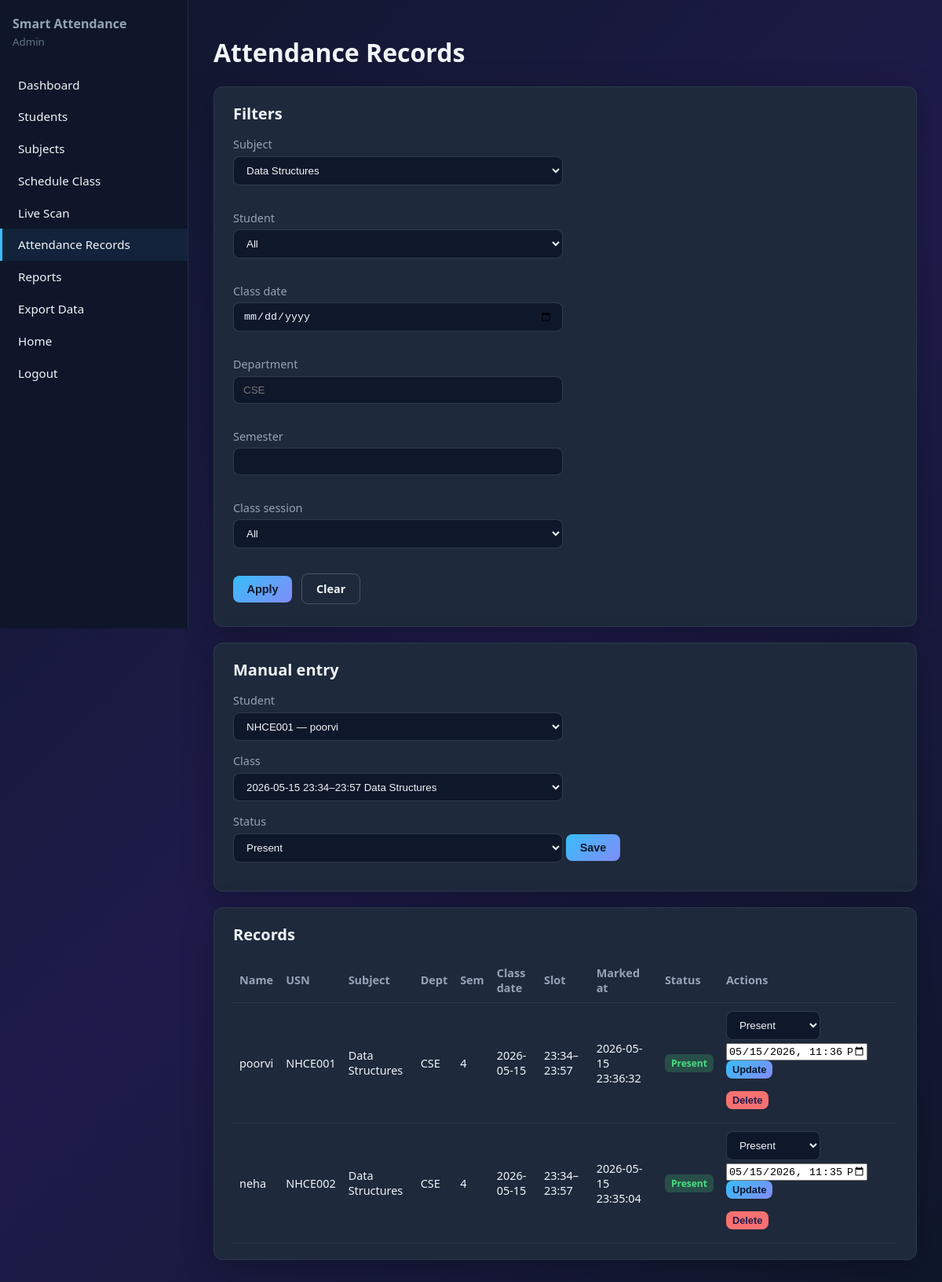
Page /admin/attendance?subject_id=2 (signed in) on the committed database.
### tables this page shows
CREATE TABLE attendance (
            id INTEGER PRIMARY KEY AUTOINCREMENT,
            student_id INTEGER NOT NULL,
            class_id INTEGER NOT NULL,
            subject_id INTEGER NOT NULL,
            attendance_time TEXT NOT NULL,
            status TEXT NOT NULL,
            FOREIGN KEY (student_id) REFERENCES students(id),
            FOREIGN KEY (class_id) REFERENCES classes(id),
            FOREIGN KEY (subject_id) REFERENCES subjects(id),
            UNIQUE(student_id, class_id)
        );

CREATE TABLE students (
            id INTEGER PRIMARY KEY AUTOINCREMENT,
            usn TEXT UNIQUE NOT NULL,
            full_name TEXT NOT NULL,
            password TEXT NOT NULL,
            department TEXT NOT NULL,
            semester INTEGER NOT NULL,
            face_encoding BLOB
        );

CREATE TABLE subjects (
            id INTEGER PRIMARY KEY AUTOINCREMENT,
            subject_code TEXT NOT NULL,
            subject_name TEXT NOT NULL
        );

CREATE TABLE classes (
            id INTEGER PRIMARY KEY AUTOINCREMENT,
            subject_id INTEGER NOT NULL,
            department TEXT NOT NULL,
            semester INTEGER NOT NULL,
            class_date TEXT NOT NULL,
            start_time TEXT NOT NULL,
            end_time TEXT NOT NULL,
            created_by INTEGER,
            FOREIGN KEY (subject_id) REFERENCES subjects(id),
            FOREIGN KEY (created_by) REFERENCES admins(id)
        );

### routes/admin.py (the view)
@admin_bp.route("/attendance")
@admin_required
def attendance_records():
    conn = get_db()
    f = {
        "subject_id": request.args.get("subject_id") or None,
        "student_id": request.args.get("student_id") or None,
        "date": request.args.get("date") or None,
        "department": request.args.get("department") or None,
        "semester": request.args.get("semester") or None,
        "class_id": request.args.get("class_id") or None,
    }
    rows = _attendance_query(conn, f)
    subjects = conn.execute("SELECT * FROM subjects ORDER BY subject_name").fetchall()
    students = conn.execute(
        "SELECT id, usn, full_name FROM students ORDER BY usn"
    ).fetchall()
    classes = conn.execute(
        """
        SELECT c.id, c.class_date, c.start_time, c.end_time, s.subject_name
        FROM classes c JOIN subjects s ON s.id = c.subject_id
        ORDER BY c.class_date DESC, c.start_time DESC
        LIMIT 200
        """
    ).fetchall()
    conn.close()
    return render_template(
        "admin/attendance.html",
        rows=rows,
        subjects=subjects,
        students=students,
        classes=classes,
        filters=f,
    )

### models/db.py (called while the page is built)
def get_db():
    conn = sqlite3.connect(Config.DATABASE_PATH)
    conn.row_factory = sqlite3.Row
    conn.execute("PRAGMA foreign_keys = ON")
    return conn

### routes/auth.py (called while the page is built)
def admin_required(f):
    @wraps(f)
    def decorated(*args, **kwargs):
        if not session.get("admin_id"):
            return redirect(url_for("auth.admin_login"))
        return f(*args, **kwargs)
    return decorated

### templates/admin/attendance.html (shortened to what this page needs)
{% extends "base_admin.html" %}
{% block content %}
<h1>Attendance Records</h1>
<div class="card">
  <h2>Filters</h2>
  <form method="get" class="grid">
    <div>
      <label>Subject</label>
      <select name="subject_id">
        {% for s in subjects %}
        <option value="{{ s.id }}" {% if filters.subject_id and filters.subject_id|int == s.id %}selected{% endif %}>{{ s.subject_name }}</option>
        {% endfor %}
      </select>
    </div>
    <div>
      <label>Student</label>
      <select name="student_id">
        <option value="">All</option>
      </select>
    </div>
    <div>
      <label>Class date</label>
      <input type="date" name="date" value="{{ filters.date or '' }}">
    </div>
    <div>
      <label>Department</label>
      <input type="text" name="department" value="{{ filters.department or '' }}" placeholder="CSE">
    </div>
    <div>
      <label>Semester</label>
      <input type="number" name="semester" value="{{ filters.semester or '' }}" min="1" max="12">
    </div>
    <div>
      <label>Class session</label>
      <select name="class_id">
        <option value="">All</option>
      </select>
    </div>
    <div style="align-self:end">
      <button class="btn btn-primary" type="submit">Apply</button>
      <a class="btn btn-ghost" href="{{ url_for('admin.attendance_records') }}">Clear</a>
    </div>
  </form>
</div>
<div class="card">
  <h2>Manual entry</h2>
  <form method="post" action="{{ url_for('admin.attendance_manual') }}">
    <label>Student</label>
    <select name="student_id" required>
      {% for s in students %}
      <option value="{{ s.id }}">{{ s.usn }} — {{ s.full_name }}</option>
      {% endfor %}
    </select>
    <label>Class</label>
    <select name="class_id" required>
      {% for c in classes %}
      <option value="{{ c.id }}">{{ c.class_date }} {{ c.start_time }}–{{ c.end_time }} {{ c.subject_name }}</option>
      {% endfor %}
    </select>
    <label>Status</label>
    <select name="status">
      <option>Present</option>
    </select>
    <button class="btn btn-primary" type="submit">Save</button>
  </form>
</div>
<div class="card">
  <h2>Records</h2>
  <table>
    <thead>
      <tr>
        <th>Name</th><th>USN</th><th>Subject</th><th>Dept</th><th>Sem</th>
        <th>Class date</th><th>Slot</th><th>Marked at</th><th>Status</th><th>Actions</th>
      </tr>
    </thead>
    <tbody>
      {% for r in rows %}
      <tr>
        <td>{{ r.full_name }}</td>
        <td>{{ r.usn }}</td>
        <td>{{ r.subject_name }}</td>
        <td>{{ r.department }}</td>
        <td>{{ r.semester }}</td>
        <td>{{ r.class_date }}</td>
        <td>{{ r.start_time }}–{{ r.end_time }}</td>
        <td>{{ r.attendance_time }}</td>
        <td>
          {% if r.status == 'Present' %}
          <span class="badge badge-ok">Present</span>
          {% else %}
          <span class="badge badge-bad">{{ r.status }}</span>
          {% endif %}
        </td>
        <td>
          <form method="post" action="{{ url_for('admin.attendance_edit', aid=r.id) }}" style="margin-bottom:0.5rem">
            <select name="status" style="max-width:120px;margin-bottom:0.25rem">
              <option {% if r.status=='Present' %}selected{% endif %}>Present</option>
            </select>
            <input type="datetime-local" name="attendance_time" value="{{ r.attendance_time[0:10] }}T{{ r.attendance_time[11:16] }}" style="max-width:180px">
            <button type="submit" class="btn btn-primary" style="padding:0.25rem 0.5rem;font-size:0.8rem">Update</button>
          </form>
          <form method="post" action="{{ url_for('admin.attendance_delete', aid=r.id) }}" onsubmit="return confirm('Delete?');">
            <button type="submit" class="btn btn-danger" style="padding:0.25rem 0.5rem;font-size:0.8rem">Delete</button>
          </form>
        </td>
      </tr>
      {% else %}
      <tr><td colspan="10">No records.</td></tr>
      {% endfor %}
    </tbody>
  </table>
</div>
{% endblock %}

### static/css/style.css (style rules this page uses)
:root { --bg: #0f172a; --panel: #1e293b; --accent: #38bdf8; --accent-2: #818cf8; --text: #f1f5f9; --muted: #94a3b8; --success: #4ade80; --warn: #fbbf24; --danger: #f87171; --radius: 12px; --font: "Segoe UI", system-ui, sans-serif; }
* { box-sizing: border-box; }
body { margin: 0; font-family: var(--font); background: linear-gradient(135deg, #0f172a 0%, #1e1b4b 50%, #0f172a 100%); color: var(--text); min-height: 100vh; }
a { color: var(--accent); text-decoration: none; }
.card { background: var(--panel); border-radius: var(--radius); padding: 1.25rem 1.5rem; margin-bottom: 1.25rem; border: 1px solid rgba(148, 163, 184, 0.12); box-shadow: 0 10px 40px rgba(0, 0, 0, 0.25); }
.card h2 { margin-top: 0; font-size: 1.25rem; }
.grid { display: grid; gap: 1rem; }
label { display: block; margin-bottom: 0.35rem; color: var(--muted); font-size: 0.9rem; }
input[type="text"], input[type="password"], input[type="number"], input[type="date"], input[type="time"], input[type="file"], select, textarea { width: 100%; max-width: 420px; padding: 0.55rem 0.75rem; border-radius: 8px; border: 1px solid rgba(148, 163, 184, 0.25); background: #0f172a; color: var(--text); margin-bottom: 1rem; }
.btn { display: inline-block; padding: 0.55rem 1.1rem; border-radius: 8px; border: none; cursor: pointer; font-weight: 600; font-size: 0.9rem; margin-right: 0.5rem; margin-bottom: 0.5rem; }
.btn-primary { background: linear-gradient(135deg, var(--accent), var(--accent-2)); color: #0f172a; }
.btn-ghost { background: transparent; color: var(--text); border: 1px solid rgba(148, 163, 184, 0.35); }
.btn-danger { background: var(--danger); color: #1e1b4b; }
table { width: 100%; border-collapse: collapse; font-size: 0.9rem; }
th, td { padding: 0.6rem 0.5rem; text-align: left; border-bottom: 1px solid rgba(148, 163, 184, 0.12); }
th { color: var(--muted); font-weight: 600; }
.badge { display: inline-block; padding: 0.2rem 0.5rem; border-radius: 6px; font-size: 0.75rem; font-weight: 600; }
.badge-ok { background: rgba(74, 222, 128, 0.2); color: var(--success); }

### rows in the picture
attendance: full_name "poorvi", usn "NHCE001", subject_name "Data Structures", department "CSE", semester "4", class_date "2026-05-15", start_time "23:34", end_time "23:57", attendance_time "2026-05-15 23:36:32", shows "Present", status "Present", attendance_time "05/15/2026 23:36"
attendance: full_name "neha", usn "NHCE002", subject_name "Data Structures", department "CSE", semester "4", class_date "2026-05-15", start_time "23:34", end_time "23:57", attendance_time "2026-05-15 23:35:04", shows "Present", status "Present", attendance_time "05/15/2026 23:35"

### other values in the picture
form field subject_id "Data Structures"
form field student_id "NHCE001 — poorvi"
form field class_id "2026-05-15 23:34–23:57 Data Structures"
